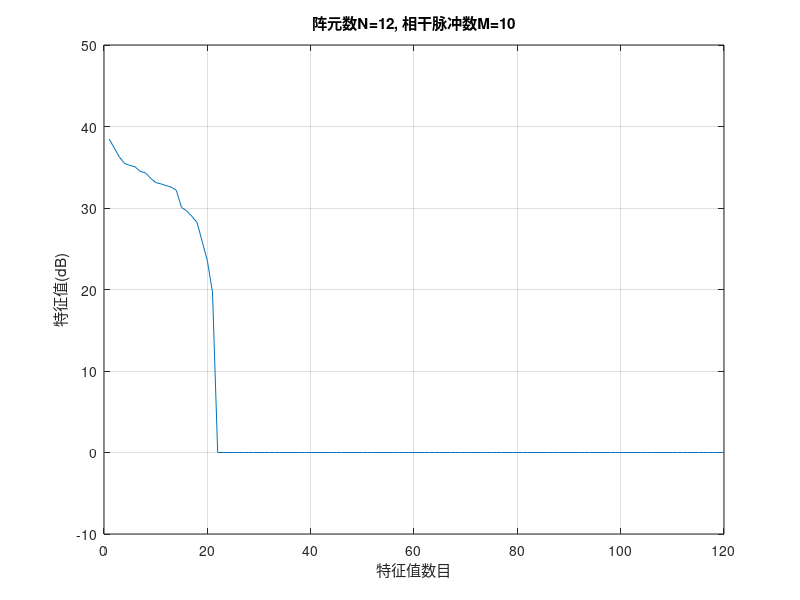
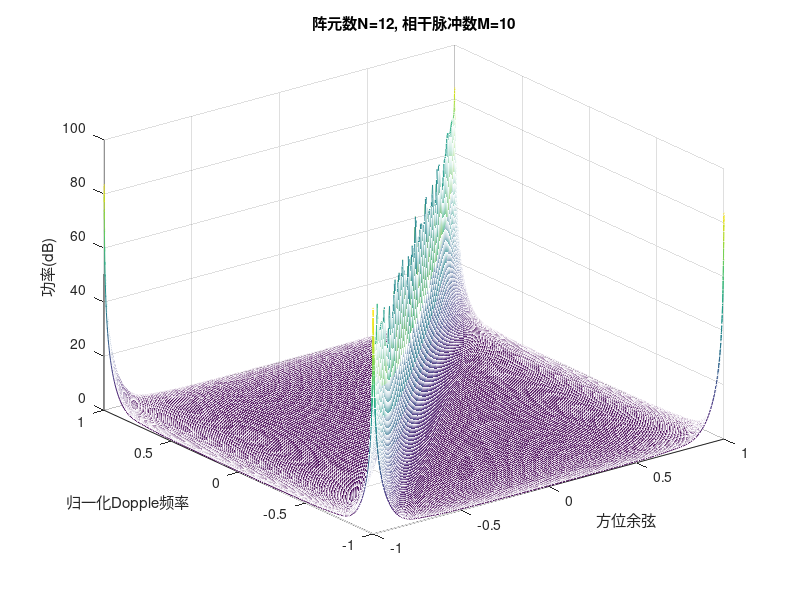
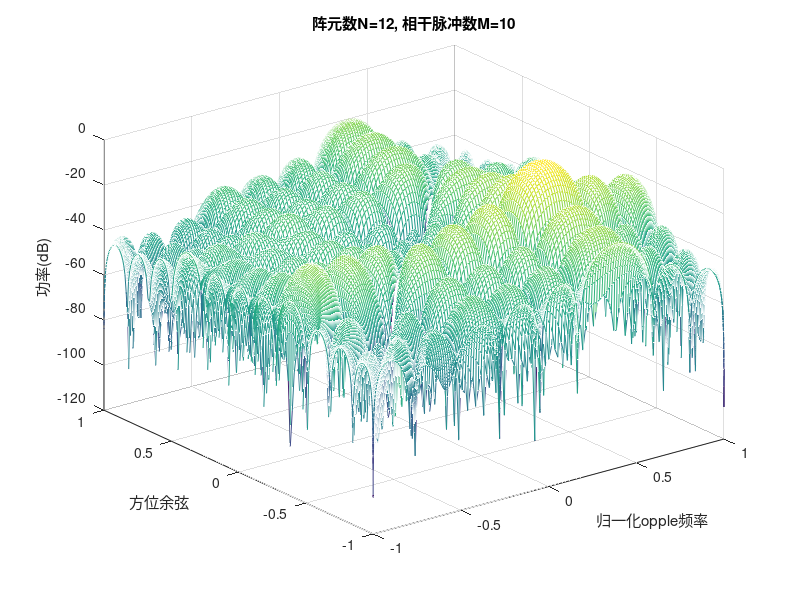
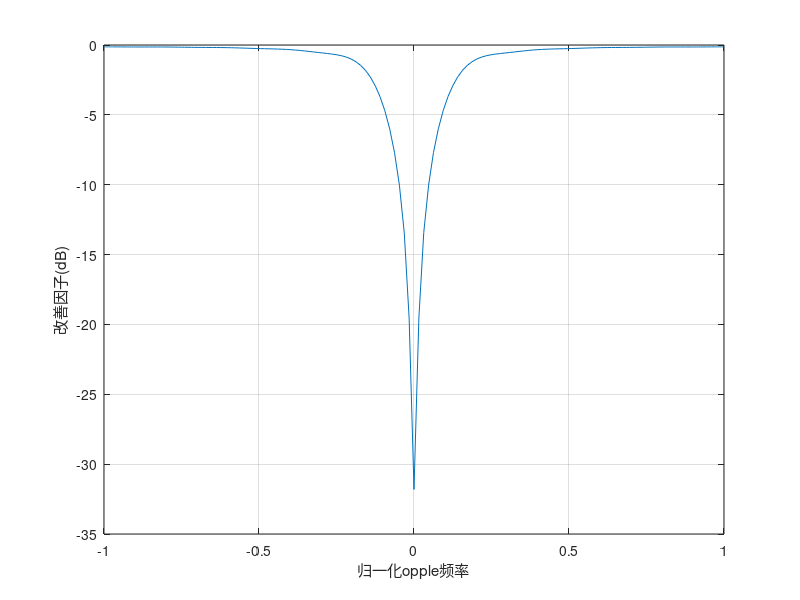

Write the MATLAB code that produced these figures, in order.
%opt2d.m: 全自由度空时自适应处理
%--------------------------------------------------------------------------
%start         : 2004.11.04  AM 10:21   yunrisheng
%Latest change : 
%--------------------------------------------------------------------------

clear
tic
%杂波仿真参数
N = 12;                        % 阵元个数
M = 10;                        % 相干脉冲数
CNR = 30;                      % 杂噪比
beta = 1;                      % 杂波折叠系数(beta = 2*v*T/d)
sita_a = -90:.9:90.;         % 杂波单元个数               
sita = sita_a*pi/180;
[NN N_bin] = size(sita);
%目标参数
sita_t = -25;                  % 目标DOA
omiga_t = 0.4;                 % 目标Doppler
SNR = 0;                       % 信噪比

%空间导向矢量和时间导向矢量
%空间频率和Dopple频率满足 omiga_d = beta * omiga_s
omiga_s = pi*sin(sita);      
omiga_d = beta*omiga_s;       

aN = zeros(N,N_bin);
bN = zeros(M,N_bin);

aN = exp(-j*[0:N-1]'*omiga_s)./sqrt(N);
bN = exp(-j*[0:M-1]'*omiga_d)./sqrt(M);


%目标空时信号
aN_t = zeros(N,1);
bN_t = zeros(M,1);

aN_t = exp(-j*pi*[0:N-1]'*sin(sita_t*pi/180))/sqrt(N);
bN_t = exp(-j*pi*[0:M-1]'*omiga_t)/sqrt(M);

S_t = zeros(M*N,1);
S_t = kron(aN_t,bN_t);

%计算杂波协方差矩阵
R = zeros(M*N,M*N);                     
S = zeros(M*N,N_bin);                   
ksai = 10^(CNR/10)*(randn(1,N_bin)+j*randn(1,N_bin))/sqrt(2);               %服从正态分布的随机幅值，方差为1
for ii = 1:N_bin
    S(:,ii) = kron(aN(:,ii),bN(:,ii));  
    R = R + ksai(ii).*(S(:,ii)*S(:,ii)');       
end

%干扰协方差矩阵，杂噪比为30dB
R = R +eye(M*N);     %CNR = 30dB
inv_R = inv(R);                   %逆矩阵
%求特征值谱
[u s v] = svd(R);                       %特征值分解
figure(1);
plot(10*log10(diag(s)));
title('阵元数N=12, 相干脉冲数M=10');
axis([0 120 -10 50]);
xlabel('特征值数目');
ylabel('特征值(dB)');
grid on

P_f = zeros(N_bin,N_bin);
P_min_var = zeros(N_bin,N_bin);
%求杂波谱
for ii = 1:N_bin
    for jj = 1:N_bin
            SS = kron(aN(:,ii),bN(:,jj));
            P_f(ii,jj) = SS'*R*SS;        %傅氏谱
            P_min_var(ii,jj) = 1./(SS'*inv_R*SS);
    end
end        

%最小方差功率谱
figure(2)
mesh(sin(sita),omiga_d/pi,20*log10(abs(P_min_var)));
title('阵元数N=12, 相干脉冲数M=10');
xlabel('方位余弦');
ylabel('归一化Dopple频率');
zlabel('功率(dB)');
grid on
%空时最优权向量
w_opt = inv(R)*S_t./(S_t'*inv_R*S_t);   
%w_opt = inv(RR)*a_t;

%求最优空时响应
for ii = 1:N_bin
    for jj = 1:N_bin
        SSS = kron(aN(:,ii),bN(:,jj));
        res_opt(ii,jj) = SSS'*w_opt;
    end
end
                      
figure(3)
%[X,Y]=meshgrid(omiga_d/pi,sita_a);
mesh(omiga_d/pi,omiga_d/pi,10*log10(abs(res_opt).^2))
title('阵元数N=12, 相干脉冲数M=10');
xlabel('归一化opple频率');
ylabel('方位余弦');
zlabel('功率(dB)');
grid on
%求最优改善因子
for ii = 1:N_bin
    for jj = 1:N_bin
        SS = kron(aN(:,ii),bN(:,jj));
 %       IF(ii,jj) = SS'*inv_R*SS.*trace(R)./(SS'*SS);
        IF(ii,jj) = SS'*inv_R*SS./(SS'*SS);
    end
end
figure(4)
axis([-1 1 10 55]);
plot(omiga_d/pi,10*log10(abs(IF(101,:))));
xlabel('归一化opple频率');
ylabel('改善因子(dB)');
grid on

toc

disp('分支develop做出修改')